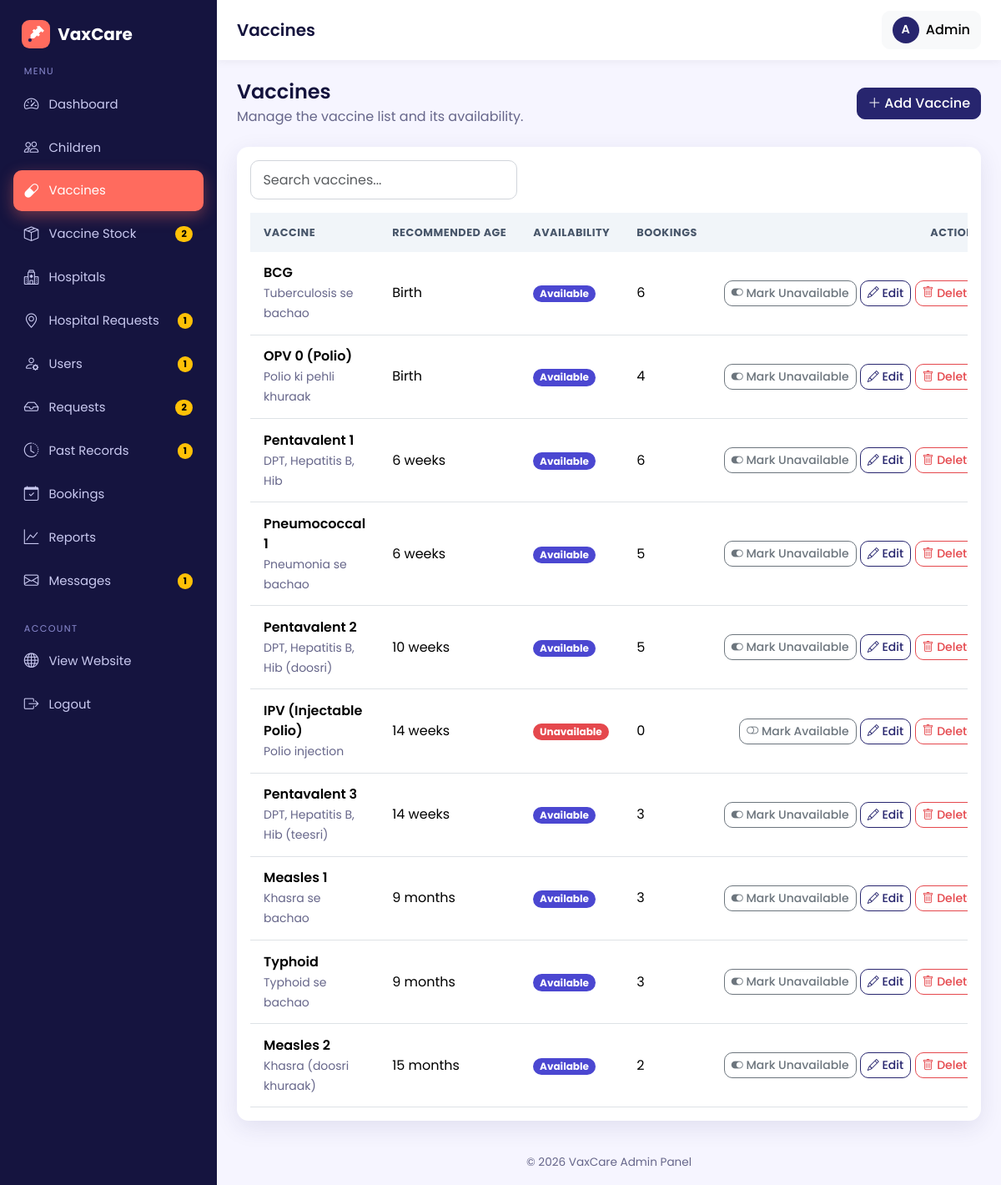
/admin/vaccines.php (signed in), run on the app's committed database.
### tables this page shows
CREATE TABLE vaccines (
  id INT AUTO_INCREMENT PRIMARY KEY,
  vaccine_name VARCHAR(120) NOT NULL,
  description VARCHAR(255),
  recommended_age VARCHAR(50),               
  recommended_age_days INT NOT NULL DEFAULT 0,
  availability ENUM('available','unavailable') NOT NULL DEFAULT 'available'
);

### admin/vaccines.php (the view, shortened to what this page needs)
<?php
require_once __DIR__ . '/../config/db.php';
$vaccines = $pdo->query(
    "SELECT v.*, (SELECT COUNT(*) FROM bookings b WHERE b.vaccine_id = v.id) AS total_bookings
     FROM vaccines v
     ORDER BY v.recommended_age_days ASC, v.vaccine_name ASC"
)->fetchAll();
require_once __DIR__ . '/../includes/admin_header.php';
?>
<div class="d-flex flex-wrap justify-content-between align-items-center gap-2 mb-4">
  <div>
    <h4 class="mb-1">Vaccines</h4>
    <p class="text-muted mb-0">Manage the vaccine list and its availability.</p>
  </div>
  <a href="<?= BASE_URL ?>/admin/vaccine_form.php" class="btn btn-primary">
    <i class="bi bi-plus-lg me-1"></i>Add Vaccine
  </a>
</div>
<div class="card">
  <div class="card-body">
    <input type="search" class="form-control mb-3" style="max-width: 320px;"
           placeholder="Search vaccines..." data-table-search="#vaccinesTable">
    <div class="table-responsive">
      <table class="table table-hover table-stack mb-0" id="vaccinesTable">
        <thead>
          <tr>
            <th>Vaccine</th>
            <th>Recommended Age</th>
            <th>Availability</th>
            <th class="d-none d-md-table-cell">Bookings</th>
            <th class="text-end">Actions</th>
          </tr>
        </thead>
        <tbody>
          <?php foreach ($vaccines as $v): ?>
            <tr>
              <td data-label="Vaccine">
                <div class="fw-semibold"><?= e($v['vaccine_name']) ?></div>
                <small class="text-muted"><?= e($v['description']) ?></small>
              </td>
              <td data-label="Recommended Age"><?= e($v['recommended_age']) ?></td>
              <td data-label="Availability"><?= status_badge($v['availability']) ?></td>
              <td class="d-none d-md-table-cell" data-label="Bookings"><?= (int)$v['total_bookings'] ?></td>
              <td class="text-end text-nowrap">
                <form method="post" action="<?= BASE_URL ?>/admin/vaccine_toggle.php" class="d-inline">
                  <button type="submit" class="btn btn-sm btn-outline-secondary"
                          title="Change availability">
                    <i class="bi bi-toggle-<?= $v['availability'] === 'available' ? 'on' : 'off' ?>"></i>
                    <span class="d-none d-lg-inline"><?= $v['availability'] === 'available' ? 'Mark Unavailable' : 'Mark Available' ?></span>
                  </button>
                </form>
                <a href="<?= BASE_URL ?>/admin/vaccine_form.php?id=<?= (int)$v['id'] ?>" class="btn btn-sm btn-outline-primary">
                  <i class="bi bi-pencil"></i><span class="d-none d-sm-inline"> Edit</span>
                </a>
                <form method="post" action="<?= BASE_URL ?>/admin/vaccine_delete.php" class="d-inline">
                  <button type="submit" class="btn btn-sm btn-outline-danger" data-confirm="Delete this vaccine?">
                    <i class="bi bi-trash"></i><span class="d-none d-sm-inline"> Delete</span>
                  </button>
                </form>
              </td>
            </tr>
          <?php endforeach; ?>
        </tbody>
      </table>
    </div>
  </div>
</div>
<?php require_once __DIR__ . '/../includes/admin_footer.php'; ?>

### includes/functions.php (shortened to what this page needs)
<?php
function e($text)
{
    return htmlspecialchars((string)$text, ENT_QUOTES, 'UTF-8');
}
function status_badge($status)
{
    $map = [
        'pending'        => ['warning', 'Pending'],
        'approved'       => ['success', 'Approved'],
        'rejected'       => ['danger',  'Rejected'],
        'vaccinated'     => ['success', 'Vaccinated'],
        'not_vaccinated' => ['secondary', 'Not Vaccinated'],
        'available'      => ['success', 'Available'],
        'unavailable'    => ['danger',  'Unavailable'],
        'active'         => ['success', 'Active'],
        'disabled'       => ['danger',  'Disabled'],
        'verified'       => ['success', 'Verified'],
    ];
    [$color, $label] = $map[$status] ?? ['secondary', ucfirst($status)];
    return '<span class="badge rounded-pill text-bg-' . $color . '">' . $label . '</span>';
}
function asset($path)
{
    $path = ltrim($path, '/');
    $file = __DIR__ . '/../assets/' . $path;
    $version = file_exists($file) ? filemtime($file) : time();
    return BASE_URL . '/assets/' . $path . '?v=' . $version;
}
function head_assets()
{
    echo '<link href="https://cdn.jsdelivr.net/npm/bootstrap@5.3.3/dist/css/bootstrap.min.css" rel="stylesheet">' . "\n  ";
    echo '<link href="https://cdn.jsdelivr.net/npm/bootstrap-icons@1.11.3/font/bootstrap-icons.css" rel="stylesheet">' . "\n  ";
    echo '<link href="' . asset('css/style.css') . '" rel="stylesheet">' . "\n";
}
function render_flash($flash)
{
    $types = [
        'success' => ['bi-check-circle-fill',         'Success'],
        'danger'  => ['bi-x-octagon-fill',            'Error'],
        'warning' => ['bi-exclamation-triangle-fill', 'Attention'],
        'info'    => ['bi-info-circle-fill',          'Info'],
    ];
    $type = isset($types[$flash['type']]) ? $flash['type'] : 'info';
    [$icon, $title] = $types[$type];
    $delays = ['success' => 1800, 'info' => 2200, 'warning' => 2800, 'danger' => 3200];
    $ms     = $delays[$type];
    return '<div class="toast-container toast-pos position-fixed end-0 p-3">'
         . '<div class="toast toast-vax toast-' . $type . '" role="alert" aria-live="assertive" aria-atomic="true" data-bs-delay="' . $ms . '" style="--dur:' . ($ms / 1000) . 's">'
         .   '<div class="d-flex align-items-start gap-3 p-3">'
         .     '<i class="bi ' . $icon . ' toast-ico"></i>'
         .     '<div class="flex-fill"><div class="fw-semibold">' . $title . '</div>'
         .     '<div class="small text-muted">' . e($flash['message']) . '</div></div>'
         .     '<button type="button" class="btn-close" data-bs-dismiss="toast" aria-label="Close"></button>'
         .   '</div>'
         .   '<div class="bar"></div>'
         . '</div></div>';
}

### assets/css/style.css (style rules this page uses)
:root { --brand: #27256e; --brand-dark: #1c1b57; --brand-light: #e8e7ff; --accent: #2563eb; --bg: #f6f5ff; --text: #1f2937; --muted: #6b7280; --radius: 14px; --shadow: 0 6px 24px rgba(39,37,110, 0.10); --bs-primary: #27256e; --bs-primary-rgb: 39, 37, 110; --bs-link-color: #27256e; --bs-link-hover-color: #1c1b57; --bs-body-font-family: 'Poppins', system-ui, sans-serif; --bs-body-color: var(--text); }
html { scroll-behavior: smooth; }
body { font-family: 'Poppins', system-ui, sans-serif; background: var(--bg); color: var(--text); min-height: 100vh; display: flex; flex-direction: column; }
h1, h2, h3, h4, h5, h6 { font-weight: 600; color: #0f172a; }
.text-muted { color: var(--muted) !important; }
.btn { border-radius: 10px; font-weight: 500; transition: all .2s ease; }
.btn-primary { --bs-btn-bg: var(--brand); --bs-btn-border-color: var(--brand); --bs-btn-hover-bg: var(--brand-dark); --bs-btn-hover-border-color: var(--brand-dark); --bs-btn-active-bg: var(--brand-dark); --bs-btn-active-border-color: var(--brand-dark); --bs-btn-disabled-bg: var(--brand); --bs-btn-disabled-border-color: var(--brand); }
.btn-outline-primary { --bs-btn-color: var(--brand); --bs-btn-border-color: var(--brand); --bs-btn-hover-bg: var(--brand); --bs-btn-hover-border-color: var(--brand); --bs-btn-active-bg: var(--brand); --bs-btn-active-border-color: var(--brand); }
.card { border: 0; border-radius: var(--radius); box-shadow: var(--shadow); }
.form-control, .form-select { border-radius: 10px; padding: .65rem .9rem; border: 1px solid #d1d5db; }
.table thead th { background: #f1f5f9; font-size: .8rem; text-transform: uppercase; letter-spacing: .04em; color: #475569; border-bottom: 0; white-space: nowrap; }
.table > :not(caption) > * > * { padding: .85rem 1rem; vertical-align: middle; }
body.admin-body { display: block; background: var(--bg); }
:root { --bs-primary-bg-subtle: #e8e7ff; --bs-primary-text-emphasis: #27256e; }
html { scroll-padding-top: 80px; }
.toast-pos { top: 76px; z-index: 1100; }
:root { --brand: #27256e; --brand-dark: #1c1b57; --brand-light: #e8e7ff; --indigo: #4b47d1; --coral: #ff6b5e; --coral-dark: #e9554a; --teal: #2a9df4; --bg: #f6f5ff; --text: #14133d; --muted: #66668a; --navy-deep: #15143f; --shadow: 0 8px 28px rgba(39,37,110,.10); --bs-primary: #27256e; --bs-primary-rgb: 39, 37, 110; --bs-link-color: #27256e; --bs-link-hover-color: #1c1b57; --bs-primary-bg-subtle: #e8e7ff; --bs-primary-text-emphasis: #27256e; --bs-body-color: #14133d; }
h1, h2, h3, h4, h5, h6 { color: var(--text); }
:root { --teal: #2a9df4; --bs-success: #4b47d1; --bs-success-rgb: 75, 71, 209; --bs-success-bg-subtle: #e8e7ff; --bs-success-border-subtle: #c9c7ff; --bs-success-text-emphasis: #27256e; --bs-danger: #e5484d; --bs-danger-rgb: 229, 72, 77; --bs-danger-bg-subtle: #ffe6e7; --bs-danger-border-subtle: #ffc9cb; --bs-danger-text-emphasis: #8f1d22; --bs-info: #2a9df4; --bs-info-rgb: 42, 157, 244; --bs-info-bg-subtle: #e3f3ff; --bs-info-border-subtle: #b9e0fc; --bs-info-text-emphasis: #0c5a96; }
.btn { font-weight: 500; }
.btn-outline-danger { --bs-btn-color: #e5484d; --bs-btn-border-color: #e5484d; --bs-btn-hover-bg: #e5484d; --bs-btn-hover-border-color: #e5484d; --bs-btn-active-bg: #e5484d; --bs-btn-active-border-color: #e5484d; }

### data on the page
vaccines: vaccine_name "BCG", description "Tuberculosis se bachao", recommended_age "Birth", label "Available", total_bookings "6", availability "Mark Unavailable"
vaccines: vaccine_name "OPV 0 (Polio)", description "Polio ki pehli khuraak", recommended_age "Birth", label "Available", total_bookings "4", availability "Mark Unavailable"
vaccines: vaccine_name "Pentavalent 1", description "DPT, Hepatitis B, Hib", recommended_age "6 weeks", label "Available", total_bookings "6", availability "Mark Unavailable"
vaccines: vaccine_name "Pneumococcal 1", description "Pneumonia se bachao", recommended_age "6 weeks", label "Available", total_bookings "5", availability "Mark Unavailable"
vaccines: vaccine_name "Pentavalent 2", description "DPT, Hepatitis B, Hib (doosri)", recommended_age "10 weeks", label "Available", total_bookings "5", availability "Mark Unavailable"
vaccines: vaccine_name "IPV (Injectable Polio)", description "Polio injection", recommended_age "14 weeks", label "Unavailable", total_bookings "0", availability "Mark Available"
vaccines: vaccine_name "Pentavalent 3", description "DPT, Hepatitis B, Hib (teesri)", recommended_age "14 weeks", label "Available", total_bookings "3", availability "Mark Unavailable"
vaccines: vaccine_name "Measles 1", description "Khasra se bachao", recommended_age "9 months", label "Available", total_bookings "3", availability "Mark Unavailable"
vaccines: vaccine_name "Typhoid", description "Typhoid se bachao", recommended_age "9 months", label "Available", total_bookings "3", availability "Mark Unavailable"
vaccines: vaccine_name "Measles 2", description "Khasra (doosri khuraak)", recommended_age "15 months", label "Available", total_bookings "2", availability "Mark Unavailable"

### other printed values
APP_NAME "VaxCare"
$label "Dashboard"
$label "Children"
$label "Vaccines"
$label "Vaccine Stock"
$badges[$file] "2"
$label "Hospitals"
$label "Hospital Requests"
$badges[$file] "1"
$label "Users"
$label "Requests"
$label "Past Records"
$label "Bookings"
$label "Reports"
$label "Messages"
